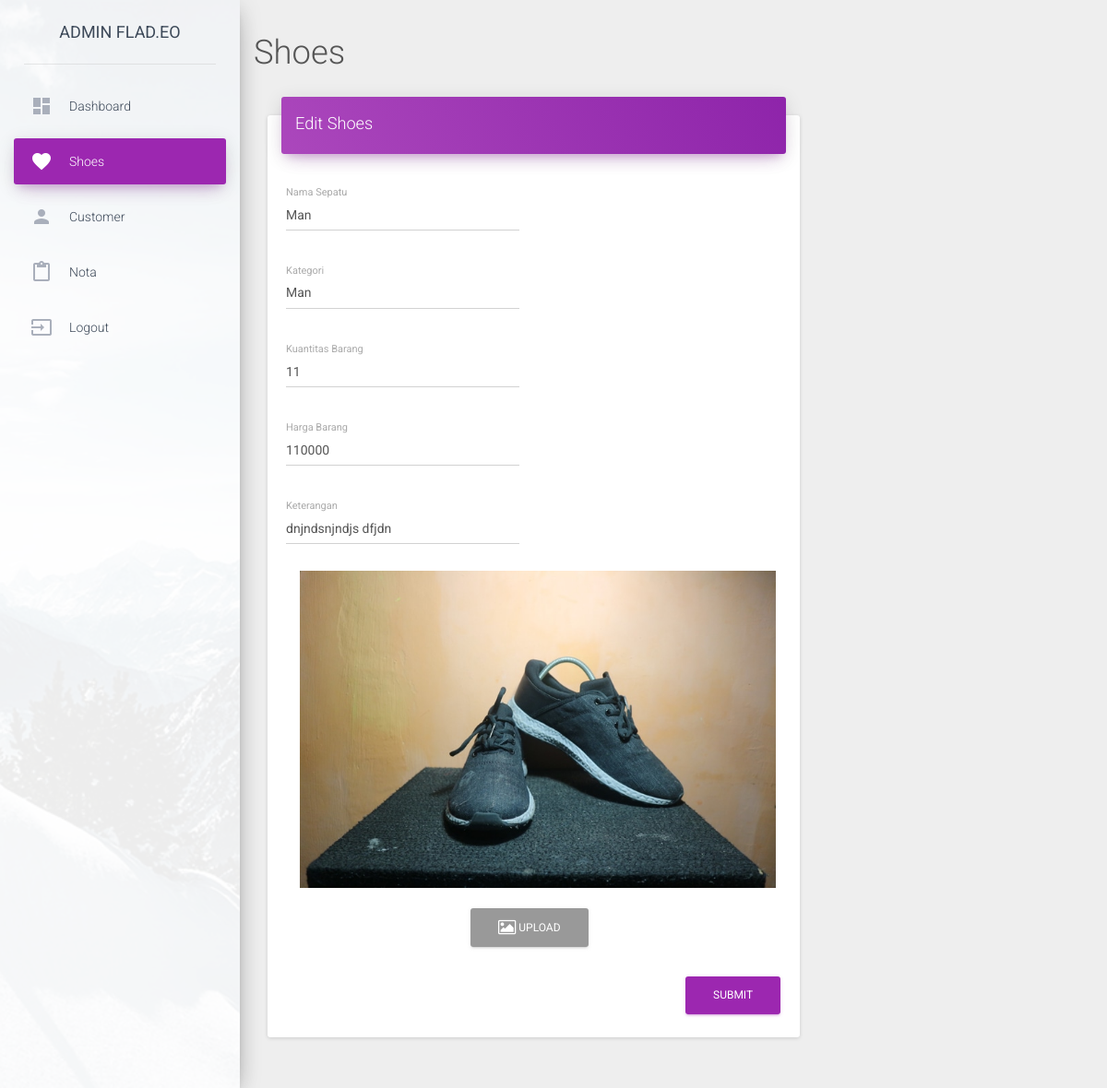
The page /index.php/admin/edit_shoes/3 on the database its author committed.
### tables this page shows
CREATE TABLE `barang` (
  `id_barang` int(5) NOT NULL,
  `kategori_barang` varchar(30) NOT NULL,
  `nama_barang` varchar(30) NOT NULL,
  `kuantitas_barang` int(11) NOT NULL,
  `keterangan` text NOT NULL,
  `harga_barang` int(11) NOT NULL,
  `gambar` text NOT NULL
);

### application/controllers/Admin.php (called while the page is built, shortened)
<?php
    class Admin extends CI_Controller {
        public function __construct() {
            $this->load->model('barang');
        }
        public function edit_shoes($id) {
            $this->load->model('m_crud');
            $where = array('id_barang' => $id);
            $data['barang'] = $this->m_crud->edit($where, 'barang')->result();
            $this->load->view('admin/edit_shoes', $data);
        }
    }

### index.php (called while the page is built, shortened)
<?php
require_once BASEPATH.'core/CodeIgniter.php';

### application/models/m_crud.php (called while the page is built, shortened)
<?php
class M_crud extends CI_Model
{
	function edit($where, $table)
	{
		return $this->db->get_where($table, $where);
	}
}
?>

### application/views/admin/edit_shoes.php (the view, shortened to what this page needs)
<!DOCTYPE html>
<head>
    <link href="<?php echo base_url(); ?>assets/css/bootstrap.min.css" rel="stylesheet" />
    <link href="<?php echo base_url(); ?>assets/css/material-dashboard.css?v=1.2.0" rel="stylesheet" />
    <link href="http://maxcdn.bootstrapcdn.com/font-awesome/latest/css/font-awesome.min.css" rel="stylesheet">
</head>
<body>
<div class="wrapper">
    <div class="sidebar" data-color="purple" data-image="<?php echo base_url(); ?>assets/img/sidebar-1.jpg">
        <div class="logo">
            <a href="<?php echo base_url(); ?>index.php/admin/admin_toko" class="simple-text">
                Admin Flad.eo
            </a>
        </div>
        <div class="sidebar-wrapper">
            <ul class="nav">
                <li>
                    <a href="<?php echo base_url(); ?>index.php/admin/dashboard">
                        <i class="material-icons">dashboard</i>
                        <p>Dashboard</p>
                    </a>
                </li>
            <li class="active">
                    <a href="<?php echo base_url(); ?>index.php/admin/shoes">
                        <i class="material-icons">favorite</i>
                        <p>Shoes</p>
                    </a>
                </li>
                <li>
                    <a href="<?php echo base_url(); ?>index.php/admin/customer">
                        <i class="material-icons text-gray">person</i>
                        <p>Customer</p>
                    </a>
                </li>
                <li>
                    <a href="<?php echo base_url(); ?>index.php/admin/nota">
                        <i class="material-icons text-gray">content_paste</i>
                        <p>Nota</p>
                    </a>
                </li>
                <li>
                    <a href="<?php echo base_url(); ?>index.php/admin/logout">
                        <i class="material-icons text-gray">input</i>
                        <p>Logout</p>
                    </a>
                </li>
            </ul>
        </div>
    </div>
        <div class="main-panel">
            <nav class="navbar navbar-transparent navbar-absolute">
                <div class="container-fluid">
                    <div class="navbar-header">
                        <h2>Shoes</h2>
                    </div>
                    <div class="collapse navbar-collapse">
                    </div>
                </div>
            </nav>
            <div class="content">
                <div class="container-fluid">
                    <div class="row">
                        <div class="col-md-8">
                            <div class="card bs-center">
                                <div class="card-header" data-background-color="purple">
                                    <h4 class="title">Edit Shoes</h4>
                                </div>
                                <div class="card-content">
                                    <?php foreach($barang as $b) { ?>
                                    <form action="<?php echo base_url('index.php/admin/edit_shoes_action'); ?>" method="post" enctype="multipart/form-data">
                                        <div class="row">
                                            <div class="col-md-6">
                                                <div class="form-group label-floating">
                                                    <label class="control-label">Nama Sepatu</label>
                                                    <input type="text" class="form-control" name="nama" value="<?php echo $b->nama_barang; ?>">
                                                </div>
                                            </div>
                                        </div>
                                        <div class="row">
                                            <div class="col-md-6">
                                                <div class="form-group label-floating">
                                                    <label class="control-label" for="kategori">Kategori</label>
                                                    <select class="form-control" name="kategori" id="kategori">
                                                        <option value="man" <?php echo ($b->kategori_barang == 'man' ? 'selected':''); ?>>Man</option>
                                                    </select>
                                                </div>
                                            </div>
                                        </div>
                                        <div class="row">
                                            <div class="col-md-6">
                                                <div class="form-group label-floating">
                                                    <label class="control-label">Kuantitas Barang</label>
                                                    <input type="text" class="form-control" name="kuantitas" value="<?php echo $b->kuantitas_barang; ?>">
                                                </div>
                                            </div>
											</div>
											<div class="row">
                                            <div class="col-md-6">
                                                <div class="form-group label-floating">
                                                    <label class="control-label">Harga Barang</label>
                                                    <input type="text" class="form-control" name="harga" value="<?php echo $b->harga_barang; ?>">
                                                </div>
                                            </div>
                                        </div>
                                        <div class="row">
                                            <div class="col-md-6">
                                                <div class="form-group label-floating">
                                                    <label class="control-label">Keterangan</label>
                                                    <input type="text" class="form-control" name="keterangan" value="<?php echo $b->keterangan; ?>">
                                                </div>
                                            </div>
											</div>
											<div class="row">
											<div class="col-md-12">
                                                <div class="col col-md-12">
                                                    <center><img src="<?php echo base_url('assets/img/').$b->gambar; ?>" alt="Belum Ada Gambar" id="preview_upload_gambar" class="img-responsive pad"></center>
                                                </div>
                                                <div class="col col-md-12">
                                                    <center><span id="upload_gambar" class="btn btn-default btn-flat"><i class="fa fa-image"></i> Upload</span></center>
                                                </div>
                                            </div>
											</div>
                                        <button type="submit" class="btn btn-primary pull-right">Submit</button>
                                        <div class="clearfix"></div>
                                    </form>
                                    <?php } ?>
                                </div>
                            </div>
                        </div>
</body>
</html>

### rows shown on the page
barang: nama "Man", kategori "Man", kuantitas "11", harga "110000", keterangan "dnjndsnjndjs dfjdn", gambar (picture)
